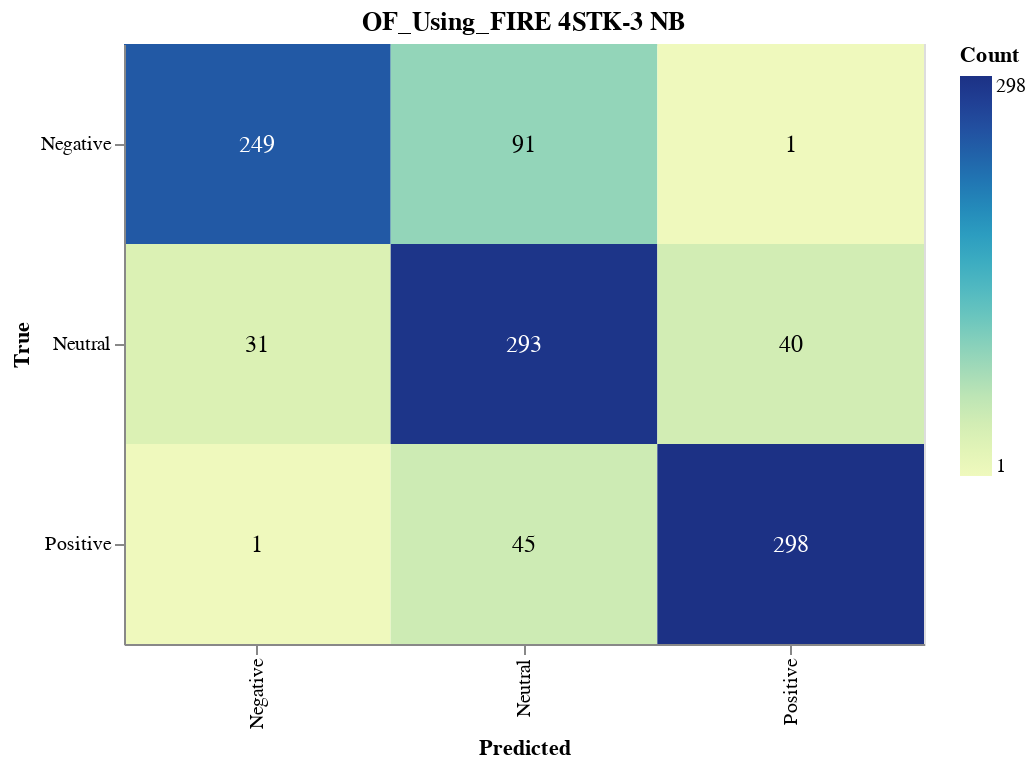

The code cell stored with this chart in its notebook:
### Markdown cell above
#### Save CM

### Code cell
import altair as alt
import altair_saver
import pandas as pd
from sklearn.metrics import confusion_matrix

# Calculate the confusion matrix
cm = confusion_matrix(y_val, nb_validation_predictions)

# Define class names
class_names = ['Negative', 'Neutral', 'Positive']

# Convert confusion matrix to DataFrame
cm_df = pd.DataFrame(cm, index=class_names, columns=class_names).reset_index().melt(id_vars='index')
cm_df.columns = ['True', 'Predicted', 'Count']

# Ensure the order of categories
cm_df['True'] = pd.Categorical(cm_df['True'], categories=class_names, ordered=True)
cm_df['Predicted'] = pd.Categorical(cm_df['Predicted'], categories=class_names, ordered=True)

# Create the Altair plot
heatmap = alt.Chart(cm_df).mark_rect().encode(
    x=alt.X('Predicted:O', sort=class_names),
    y=alt.Y('True:O', sort=class_names),
    color='Count:Q',
    tooltip=['True', 'Predicted', 'Count']
).properties(
    width=400,
    height=300,
    title='OF_Using_FIRE 4STK-3 NB'
)

# Add text labels
text = heatmap.mark_text(
    align='center',
    baseline='middle',
    fontSize=12
).encode(
    text='Count:Q',
    color=alt.condition(
        alt.datum.Count > cm.max() / 2,
        alt.value('white'),
        alt.value('black')
    )
)

# Combine heatmap and text
final_chart = heatmap + text

# Display the plot
final_chart.show()

### Figure 1 — Vega-Lite specification as saved in the notebook (floating-point values rounded to 4 significant figures)
{"config": {"view": {"continuousWidth": 300, "continuousHeight": 300}}, "layer": [{"mark": {"type": "rect"}, "encoding": {"color": {"field": "Count", "type": "quantitative"}, "tooltip": [{"field": "True", "type": "ordinal"}, {"field": "Predicted", "type": "ordinal"}, {"field": "Count", "type": "quantitative"}], "x": {"field": "Predicted", "sort": ["Negative", "Neutral", "Positive"], "type": "ordinal"}, "y": {"field": "True", "sort": ["Negative", "Neutral", "Positive"], "type": "ordinal"}}, "title": "OF_Using_FIRE 4STK-3 NB"}, {"mark": {"type": "text", "align": "center", "baseline": "middle", "fontSize": 12}, "encoding": {"color": {"condition": {"test": "(datum.Count > 149.0)", "value": "white"}, "value": "black"}, "text": {"field": "Count", "type": "quantitative"}, "tooltip": [{"field": "True", "type": "ordinal"}, {"field": "Predicted", "type": "ordinal"}, {"field": "Count", "type": "quantitative"}], "x": {"field": "Predicted", "sort": ["Negative", "Neutral", "Positive"], "type": "ordinal"}, "y": {"field": "True", "sort": ["Negative", "Neutral", "Positive"], "type": "ordinal"}}, "title": "OF_Using_FIRE 4STK-3 NB"}], "data": {"name": "data-5eacf6e928d66eb246b8c140dbf5389e"}, "height": 300, "width": 400, "$schema": "https://vega.github.io/schema/vega-lite/v5.17.0.json", "datasets": {"data-5eacf6e928d66eb246b8c140dbf5389e": [{"True": "Negative", "Predicted": "Negative", "Count": 249}, {"True": "Neutral", "Predicted": "Negative", "Count": 31}, {"True": "Positive", "Predicted": "Negative", "Count": 1}, {"True": "Negative", "Predicted": "Neutral", "Count": 91}, {"True": "Neutral", "Predicted": "Neutral", "Count": 293}, {"True": "Positive", "Predicted": "Neutral", "Count": 45}, {"True": "Negative", "Predicted": "Positive", "Count": 1}, {"True": "Neutral", "Predicted": "Positive", "Count": 40}, {"True": "Positive", "Predicted": "Positive", "Count": 298}]}}
